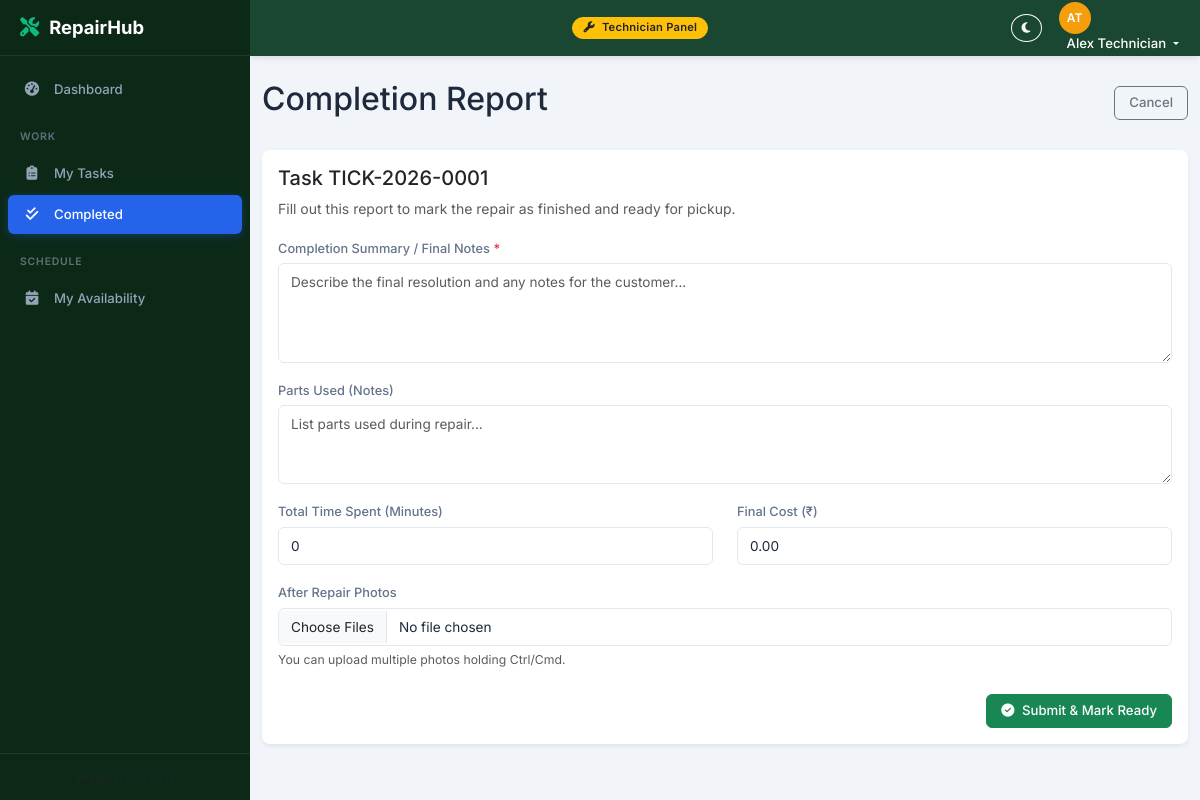
/worker/completion_report.php?id=5 (signed in), run on the app's committed database.
### tables this page shows
CREATE TABLE `repair_tickets` (
  `id` int NOT NULL AUTO_INCREMENT,
  `ticket_id` varchar(30) NOT NULL,
  `customer_id` int NOT NULL,
  `device_type` varchar(50) NOT NULL,
  `device_brand` varchar(100) DEFAULT NULL,
  `device_model` varchar(100) DEFAULT NULL,
  `serial_number` varchar(100) DEFAULT NULL,
  `imei_number` varchar(20) DEFAULT NULL,
  `device_password` varchar(100) DEFAULT NULL,
  `device_condition` text,
  `problem_description` text NOT NULL,
  `diagnosis` text,
  `resolution` text,
  `completion_summary` text,
  `time_spent_total` int DEFAULT '0',
  `parts_used_notes` text,
  `submitted_by_client` tinyint(1) NOT NULL DEFAULT '0',
  `status` enum('Pending','In Progress','Waiting for Parts','Ready for Pickup','Completed','Delivered','Cancelled') NOT NULL DEFAULT 'Pending',
  `priority` enum('Low','Normal','High','Urgent') NOT NULL DEFAULT 'Normal',
  `estimated_cost` decimal(10,2) DEFAULT '0.00',
  `final_cost` decimal(10,2) DEFAULT '0.00',
  `assigned_to` int DEFAULT NULL,
  `created_by` int DEFAULT NULL,
  `due_date` date DEFAULT NULL,
  `completed_at` datetime DEFAULT NULL,
  `delivered_at` datetime DEFAULT NULL,
  `created_at` datetime NOT NULL DEFAULT CURRENT_TIMESTAMP,
  `updated_at` datetime NOT NULL DEFAULT CURRENT_TIMESTAMP ON UPDATE CURRENT_TIMESTAMP,
  PRIMARY KEY (`id`),
  UNIQUE KEY `ticket_id` (`ticket_id`),
  KEY `idx_status` (`status`),
  KEY `idx_priority` (`priority`),
  KEY `idx_customer` (`customer_id`),
  KEY `idx_assigned` (`assigned_to`),
  KEY `idx_created_at` (`created_at`),
  KEY `created_by` (`created_by`),
  CONSTRAINT `repair_tickets_ibfk_1` FOREIGN KEY (`customer_id`) REFERENCES `customers` (`id`) ON DELETE CASCADE,
  CONSTRAINT `repair_tickets_ibfk_2` FOREIGN KEY (`assigned_to`) REFERENCES `users` (`id`) ON DELETE SET NULL,
  CONSTRAINT `repair_tickets_ibfk_3` FOREIGN KEY (`created_by`) REFERENCES `users` (`id`) ON DELETE SET NULL
);

### worker/completion_report.php (the view, shortened to what this page needs)
<?php
require_once '../config.php';
$userId = $_SESSION['user_id'];
$ticketId = isset($_GET['id']) ? (int)$_GET['id'] : 0;
if (function_exists('isAdmin') && isAdmin()) {
    $stmt = $pdo->prepare("SELECT * FROM repair_tickets WHERE id = ?");
    $stmt->execute([$ticketId]);
} else {
    $stmt = $pdo->prepare("SELECT * FROM repair_tickets WHERE id = ? AND assigned_to = ?");
    $stmt->execute([$ticketId, $userId]);
}
$ticket = $stmt->fetch();
include '../includes/worker_header.php';
include '../includes/worker_sidebar.php';
?>
<div class="main-content" id="mainContent">
  <div class="container-fluid py-4">
    <div class="d-flex justify-content-between align-items-center mb-4">
        <h2>Completion Report</h2>
        <a href="task_detail.php?id=<?= $ticketId ?>" class="btn btn-outline-secondary">Cancel</a>
    </div>
    <div class="card border-0 shadow-sm">
        <div class="card-body">
            <h5 class="card-title">Task <?= htmlspecialchars($ticket['ticket_id']) ?></h5>
            <p class="text-muted">Fill out this report to mark the repair as finished and ready for pickup.</p>
            <form method="POST" enctype="multipart/form-data">
                <div class="mb-3">
                    <label class="form-label">Completion Summary / Final Notes <span class="text-danger">*</span></label>
                    <textarea name="completion_summary" class="form-control" rows="4" required placeholder="Describe the final resolution and any notes for the customer..."><?= htmlspecialchars($ticket['completion_summary'] ?? '') ?></textarea>
                </div>
                <div class="mb-3">
                    <label class="form-label">Parts Used (Notes)</label>
                    <textarea name="parts_used_notes" class="form-control" rows="3" placeholder="List parts used during repair..."><?= htmlspecialchars($ticket['parts_used_notes'] ?? '') ?></textarea>
                </div>
                <div class="row mb-3">
                    <div class="col-md-6">
                        <label class="form-label">Total Time Spent (Minutes)</label>
                        <input type="number" name="time_spent_total" class="form-control" min="0" value="<?= htmlspecialchars($ticket['time_spent_total'] ?? '') ?>">
                    </div>
                    <div class="col-md-6">
                        <label class="form-label">Final Cost (₹)</label>
                        <input type="number" step="0.01" name="final_cost" class="form-control" value="<?= htmlspecialchars($ticket['final_cost'] ?? $ticket['estimated_cost']) ?>">
                    </div>
                </div>
                <div class="mb-4">
                    <label class="form-label">After Repair Photos</label>
                    <input type="file" name="after_repair_photos[]" class="form-control" accept="image/*" multiple>
                    <div class="form-text">You can upload multiple photos holding Ctrl/Cmd.</div>
                </div>
                <div class="text-end">
                    <button type="submit" class="btn btn-success"><i class="fas fa-check-circle me-1"></i> Submit & Mark Ready</button>
                </div>
            </form>
        </div>
    </div>
  </div>
</div>
<?php include '../includes/footer.php'; ?>

### assets/css/style.css (style rules this page uses)
:root { --rh-primary: #2563eb; --rh-primary-hover: #1d4ed8; --rh-primary-light: rgba(37, 99, 235, 0.1); --rh-sidebar-bg: #0f172a; --rh-sidebar-hover: #1e293b; --rh-sidebar-active: #2563eb; --rh-sidebar-text: #94a3b8; --rh-sidebar-text-active: #ffffff; --rh-sidebar-width: 250px; --rh-topbar-height: 56px; --rh-topbar-bg: #1e293b; --rh-body-bg: #f1f5f9; --rh-card-bg: #ffffff; --rh-text-primary: #1e293b; --rh-text-secondary: #64748b; --rh-text-muted: #94a3b8; --rh-border-color: #e2e8f0; --rh-success: #10b981; --rh-warning: #f59e0b; --rh-danger: #ef4444; --rh-info: #06b6d4; --rh-shadow-sm: 0 1px 2px rgba(0,0,0,0.05); --rh-shadow-md: 0 4px 6px -1px rgba(0,0,0,0.07), 0 2px 4px -1px rgba(0,0,0,0.04); --rh-shadow-lg: 0 10px 15px -3px rgba(0,0,0,0.08), 0 4px 6px -2px rgba(0,0,0,0.04); --rh-radius: 8px; --rh-radius-lg: 12px; --rh-transition: 0.2s ease; }
* { margin: 0; padding: 0; box-sizing: border-box; }
body { font-family: 'Inter', system-ui, -apple-system, 'Segoe UI', Roboto, sans-serif; font-size: 0.875rem; background-color: var(--rh-body-bg); color: var(--rh-text-primary); line-height: 1.6; overflow-x: hidden; transition: background-color var(--rh-transition), color var(--rh-transition); }
a { color: var(--rh-primary); text-decoration: none; transition: color var(--rh-transition); }
.main-content { margin-left: var(--rh-sidebar-width); margin-top: var(--rh-topbar-height); min-height: calc(100vh - var(--rh-topbar-height)); transition: margin-left var(--rh-transition); padding: 0; }
.card { background: var(--rh-card-bg); border: 1px solid var(--rh-border-color); border-radius: var(--rh-radius); transition: box-shadow var(--rh-transition), transform var(--rh-transition); }
.card.border-0 { border: none; }
.card.shadow-sm { box-shadow: var(--rh-shadow-sm); }
.btn { font-size: 0.825rem; font-weight: 500; border-radius: 6px; padding: 6px 14px; transition: all var(--rh-transition); }
.form-control, .form-select { border-radius: 6px; border: 1px solid var(--rh-border-color); font-size: 0.85rem; padding: 8px 12px; background: var(--rh-card-bg); color: var(--rh-text-primary); transition: border-color var(--rh-transition), box-shadow var(--rh-transition); }
.form-label { font-weight: 500; font-size: 0.8rem; color: var(--rh-text-secondary); margin-bottom: 4px; }

### data on the page
repair_tickets: ticket "TICK-2026-0001", time_spent_total "0", final_cost "0.00"

### other printed values
getInitials($currentUser['name']) "AT"
$currentUser['name'] "Alex Technician"
APP_NAME "RepairHub"
